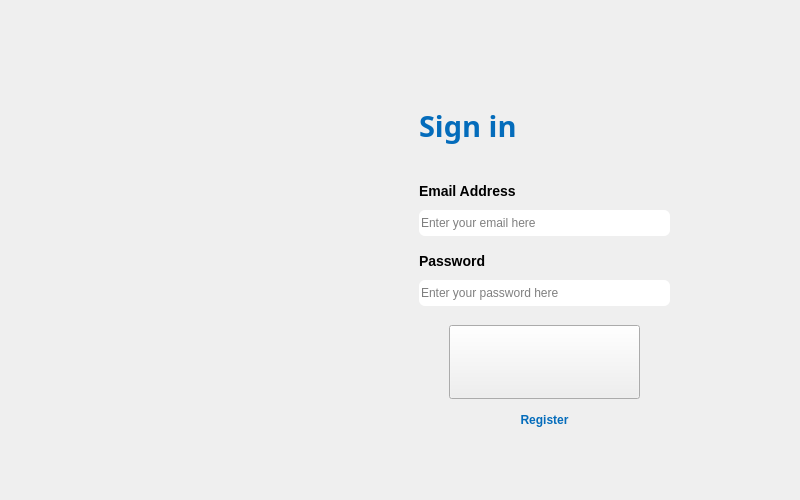
<?xml version="1.0" encoding="UTF-8"?>
<ui version="4.0">
 <class>MainWindow</class>
 <widget class="QMainWindow" name="MainWindow">
  <property name="geometry">
   <rect>
    <x>0</x>
    <y>0</y>
    <width>800</width>
    <height>500</height>
   </rect>
  </property>
  <property name="maximumSize">
   <size>
    <width>800</width>
    <height>500</height>
   </size>
  </property>
  <property name="windowTitle">
   <string>warnetkeren</string>
  </property>
  <widget class="QWidget" name="centralwidget">
   <property name="minimumSize">
    <size>
     <width>800</width>
     <height>500</height>
    </size>
   </property>
   <property name="maximumSize">
    <size>
     <width>800</width>
     <height>500</height>
    </size>
   </property>
   <widget class="QStackedWidget" name="stackedWidget">
    <property name="geometry">
     <rect>
      <x>0</x>
      <y>0</y>
      <width>800</width>
      <height>500</height>
     </rect>
    </property>
    <property name="styleSheet">
     <string notr="true">QStackedWidget #Login {
border-image:url(:/images/realbackground2.png);
}

QStackedWidget #Register {
border-image:url(:/images/registerbackground.png);
}</string>
    </property>
    <property name="currentIndex">
     <number>0</number>
    </property>
    <widget class="QWidget" name="Login">
     <widget class="QWidget" name="layoutWidget">
      <property name="geometry">
       <rect>
        <x>50</x>
        <y>40</y>
        <width>691</width>
        <height>431</height>
       </rect>
      </property>
      <layout class="QHBoxLayout" name="horizontalLayout">
       <item>
        <widget class="QWidget" name="LeftSide" native="true"/>
       </item>
       <item>
        <widget class="QWidget" name="RightSide" native="true">
         <widget class="QLabel" name="label">
          <property name="geometry">
           <rect>
            <x>20</x>
            <y>60</y>
            <width>141</width>
            <height>51</height>
           </rect>
          </property>
          <property name="font">
           <font>
            <family>Fredoka</family>
            <pointsize>22</pointsize>
            <bold>true</bold>
           </font>
          </property>
          <property name="cursor">
           <cursorShape>ArrowCursor</cursorShape>
          </property>
          <property name="styleSheet">
           <string notr="true">#label {
font-weight: bold;
color: #046CBB;
font-family: &quot;Fredoka&quot;;
}</string>
          </property>
          <property name="text">
           <string>Sign in</string>
          </property>
         </widget>
         <widget class="QLabel" name="EmailLabel">
          <property name="geometry">
           <rect>
            <x>20</x>
            <y>140</y>
            <width>131</width>
            <height>21</height>
           </rect>
          </property>
          <property name="styleSheet">
           <string notr="true">#EmailLabel {
font-family: &quot;Fredoka&quot;;
font-size: 14px;
font-weight: bold;
}
</string>
          </property>
          <property name="text">
           <string>Email Address</string>
          </property>
         </widget>
         <widget class="QLineEdit" name="EmailEdit">
          <property name="geometry">
           <rect>
            <x>20</x>
            <y>170</y>
            <width>251</width>
            <height>26</height>
           </rect>
          </property>
          <property name="styleSheet">
           <string notr="true">#EmailEdit {
border-radius: 6px;

}</string>
          </property>
          <property name="placeholderText">
           <string>Enter your email here</string>
          </property>
         </widget>
         <widget class="QLabel" name="PasswordLabel">
          <property name="geometry">
           <rect>
            <x>20</x>
            <y>210</y>
            <width>131</width>
            <height>21</height>
           </rect>
          </property>
          <property name="styleSheet">
           <string notr="true">#PasswordLabel {
font-family: &quot;Fredoka&quot;;
font-size: 14px;
font-weight: bold;
}</string>
          </property>
          <property name="text">
           <string>Password</string>
          </property>
         </widget>
         <widget class="QLineEdit" name="PasswordEdit">
          <property name="geometry">
           <rect>
            <x>20</x>
            <y>240</y>
            <width>251</width>
            <height>26</height>
           </rect>
          </property>
          <property name="styleSheet">
           <string notr="true">#PasswordEdit {
border-radius: 6px;


}</string>
          </property>
          <property name="echoMode">
           <enum>QLineEdit::Password</enum>
          </property>
          <property name="placeholderText">
           <string>Enter your password here</string>
          </property>
         </widget>
         <widget class="QWidget" name="verticalLayoutWidget">
          <property name="geometry">
           <rect>
            <x>20</x>
            <y>270</y>
            <width>251</width>
            <height>121</height>
           </rect>
          </property>
          <layout class="QVBoxLayout" name="verticalLayout" stretch="0,0">
           <property name="spacing">
            <number>10</number>
           </property>
           <property name="sizeConstraint">
            <enum>QLayout::SetDefaultConstraint</enum>
           </property>
           <property name="leftMargin">
            <number>30</number>
           </property>
           <property name="topMargin">
            <number>15</number>
           </property>
           <property name="rightMargin">
            <number>30</number>
           </property>
           <property name="bottomMargin">
            <number>0</number>
           </property>
           <item>
            <widget class="QPushButton" name="LoginButton">
             <property name="enabled">
              <bool>true</bool>
             </property>
             <property name="sizePolicy">
              <sizepolicy hsizetype="Preferred" vsizetype="Minimum">
               <horstretch>90</horstretch>
               <verstretch>0</verstretch>
              </sizepolicy>
             </property>
             <property name="maximumSize">
              <size>
               <width>500</width>
               <height>500</height>
              </size>
             </property>
             <property name="styleSheet">
              <string notr="true">#LoginButton {
border-image:url(:/images/signinbutton3.png);
}</string>
             </property>
             <property name="text">
              <string/>
             </property>
            </widget>
           </item>
           <item>
            <widget class="QPushButton" name="RegisterButton">
             <property name="styleSheet">
              <string notr="true">#RegisterButton {
font-weight: bold;
color: #046CBB;
font-family: &quot;Fredoka&quot;;
}</string>
             </property>
             <property name="text">
              <string>Register</string>
             </property>
             <property name="flat">
              <bool>true</bool>
             </property>
            </widget>
           </item>
          </layout>
         </widget>
         <widget class="QWidget" name="widget" native="true">
          <property name="enabled">
           <bool>true</bool>
          </property>
          <property name="geometry">
           <rect>
            <x>20</x>
            <y>80</y>
            <width>251</width>
            <height>241</height>
           </rect>
          </property>
          <property name="styleSheet">
           <string notr="true">#widget {
border-image:url(:/images/loginsucess.png);
border-shadow: 10px;
}</string>
          </property>
         </widget>
        </widget>
       </item>
      </layout>
     </widget>
    </widget>
    <widget class="QWidget" name="Register">
     <property name="styleSheet">
      <string notr="true">#PasswordLabel_2, #UsernameLabel {
font-family: &quot;Fredoka&quot;;
font-size: 14px;
font-weight: bold;
}

#UsernameInput, #PasswordInput, #EmailInput, #PhoneInput {
border-radius: 6px;

}
</string>
     </property>
     <widget class="QPushButton" name="BackButton">
      <property name="geometry">
       <rect>
        <x>130</x>
        <y>40</y>
        <width>101</width>
        <height>41</height>
       </rect>
      </property>
      <property name="styleSheet">
       <string notr="true">#BackButton {
border-image:url(:/images/backbutton1.png);
}

#BackButton:pressed {
border-style:solid;
border-width:1px;
}</string>
      </property>
      <property name="text">
       <string/>
      </property>
      <property name="flat">
       <bool>true</bool>
      </property>
     </widget>
     <widget class="QPushButton" name="RegRegButton">
      <property name="geometry">
       <rect>
        <x>170</x>
        <y>390</y>
        <width>161</width>
        <height>51</height>
       </rect>
      </property>
      <property name="styleSheet">
       <string notr="true">#RegRegButton {
border-image:url(:/images/registerbutton1.png);
}

#RegRegButton:hover{
border-style:solid;
border-width:1px;
}</string>
      </property>
      <property name="text">
       <string/>
      </property>
     </widget>
     <widget class="QWidget" name="layoutWidget">
      <property name="geometry">
       <rect>
        <x>140</x>
        <y>60</y>
        <width>221</width>
        <height>321</height>
       </rect>
      </property>
      <layout class="QVBoxLayout" name="verticalLayout_6">
       <property name="leftMargin">
        <number>5</number>
       </property>
       <property name="topMargin">
        <number>5</number>
       </property>
       <property name="rightMargin">
        <number>5</number>
       </property>
       <property name="bottomMargin">
        <number>5</number>
       </property>
       <item>
        <layout class="QVBoxLayout" name="verticalLayout_2" stretch="0,0">
         <property name="spacing">
          <number>0</number>
         </property>
         <item>
          <widget class="QLabel" name="UsernameLabel">
           <property name="styleSheet">
            <string notr="true"/>
           </property>
           <property name="text">
            <string>Username</string>
           </property>
           <property name="margin">
            <number>0</number>
           </property>
           <property name="indent">
            <number>2</number>
           </property>
          </widget>
         </item>
         <item>
          <widget class="QLineEdit" name="UsernameInput">
           <property name="sizePolicy">
            <sizepolicy hsizetype="Expanding" vsizetype="Ignored">
             <horstretch>0</horstretch>
             <verstretch>0</verstretch>
            </sizepolicy>
           </property>
           <property name="placeholderText">
            <string>Enter Your Username</string>
           </property>
          </widget>
         </item>
        </layout>
       </item>
       <item>
        <layout class="QVBoxLayout" name="verticalLayout_3">
         <item>
          <widget class="QLabel" name="PasswordLabel_2">
           <property name="styleSheet">
            <string notr="true"/>
           </property>
           <property name="text">
            <string>Password</string>
           </property>
           <property name="indent">
            <number>2</number>
           </property>
          </widget>
         </item>
         <item>
          <widget class="QLineEdit" name="PasswordInput">
           <property name="sizePolicy">
            <sizepolicy hsizetype="Expanding" vsizetype="Ignored">
             <horstretch>0</horstretch>
             <verstretch>0</verstretch>
            </sizepolicy>
           </property>
           <property name="echoMode">
            <enum>QLineEdit::Password</enum>
           </property>
           <property name="placeholderText">
            <string>Enter Your Password</string>
           </property>
          </widget>
         </item>
        </layout>
       </item>
       <item>
        <layout class="QVBoxLayout" name="verticalLayout_4">
         <item>
          <widget class="QLabel" name="EmailLabel_2">
           <property name="styleSheet">
            <string notr="true">#EmailLabel_2 {
font-family: &quot;Fredoka&quot;;
font-size: 14px;
font-weight: bold;
}
</string>
           </property>
           <property name="text">
            <string>E-mail</string>
           </property>
           <property name="indent">
            <number>2</number>
           </property>
          </widget>
         </item>
         <item>
          <widget class="QLineEdit" name="EmailInput">
           <property name="sizePolicy">
            <sizepolicy hsizetype="Expanding" vsizetype="Ignored">
             <horstretch>0</horstretch>
             <verstretch>0</verstretch>
            </sizepolicy>
           </property>
           <property name="placeholderText">
            <string>Enter Your Email</string>
           </property>
          </widget>
         </item>
        </layout>
       </item>
       <item>
        <layout class="QVBoxLayout" name="verticalLayout_5">
         <item>
          <widget class="QLabel" name="PhoneLabel">
           <property name="styleSheet">
            <string notr="true">#PhoneLabel {
font-family: &quot;Fredoka&quot;;
font-size: 14px;
font-weight: bold;
}
</string>
           </property>
           <property name="text">
            <string>Phone Number</string>
           </property>
           <property name="indent">
            <number>2</number>
           </property>
          </widget>
         </item>
         <item>
          <widget class="QLineEdit" name="PhoneInput">
           <property name="sizePolicy">
            <sizepolicy hsizetype="Expanding" vsizetype="Ignored">
             <horstretch>0</horstretch>
             <verstretch>0</verstretch>
            </sizepolicy>
           </property>
           <property name="placeholderText">
            <string>Enter Your Phone Number</string>
           </property>
          </widget>
         </item>
        </layout>
       </item>
      </layout>
     </widget>
    </widget>
   </widget>
  </widget>
 </widget>
 <resources/>
 <connections/>
</ui>
